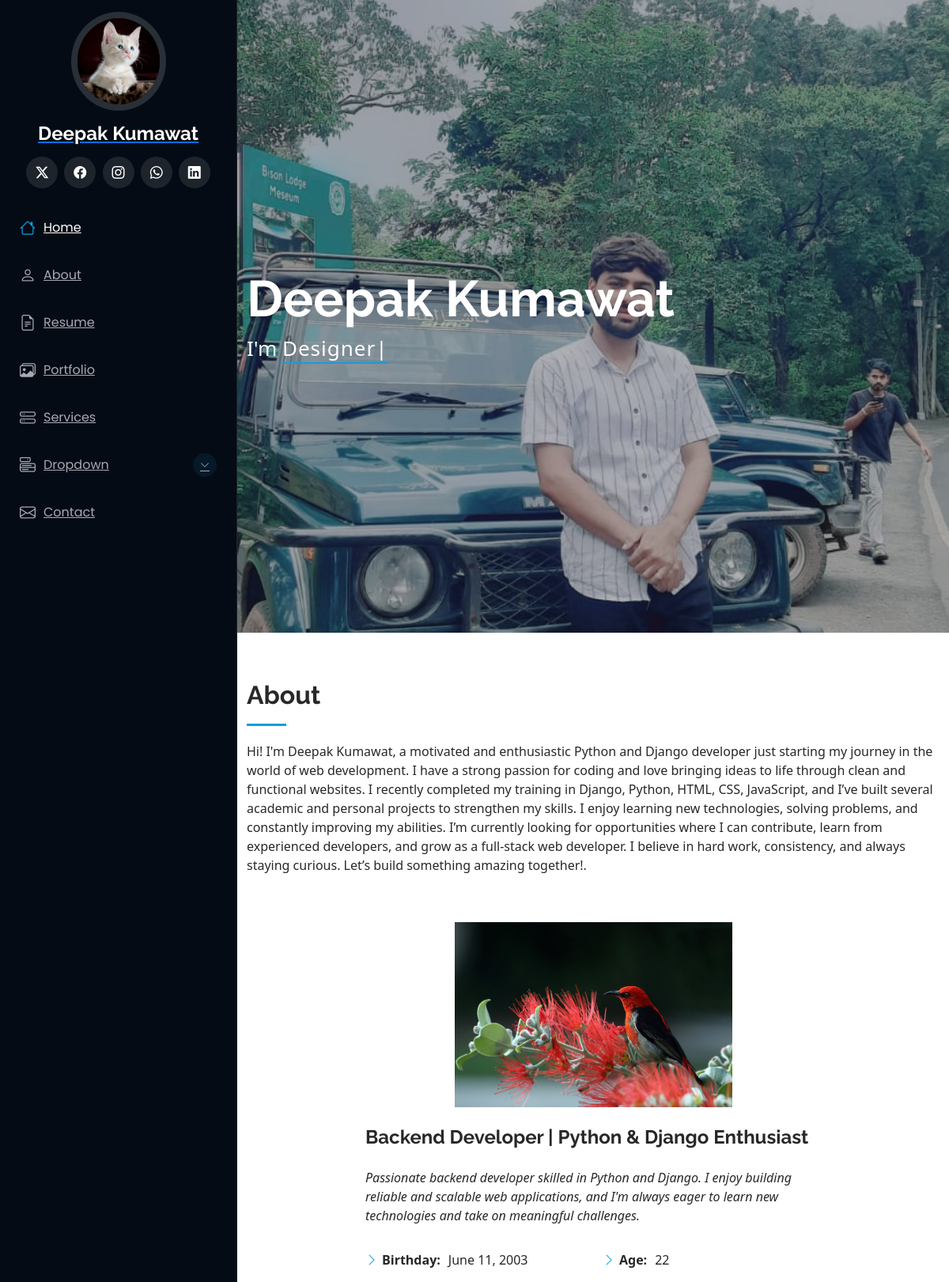
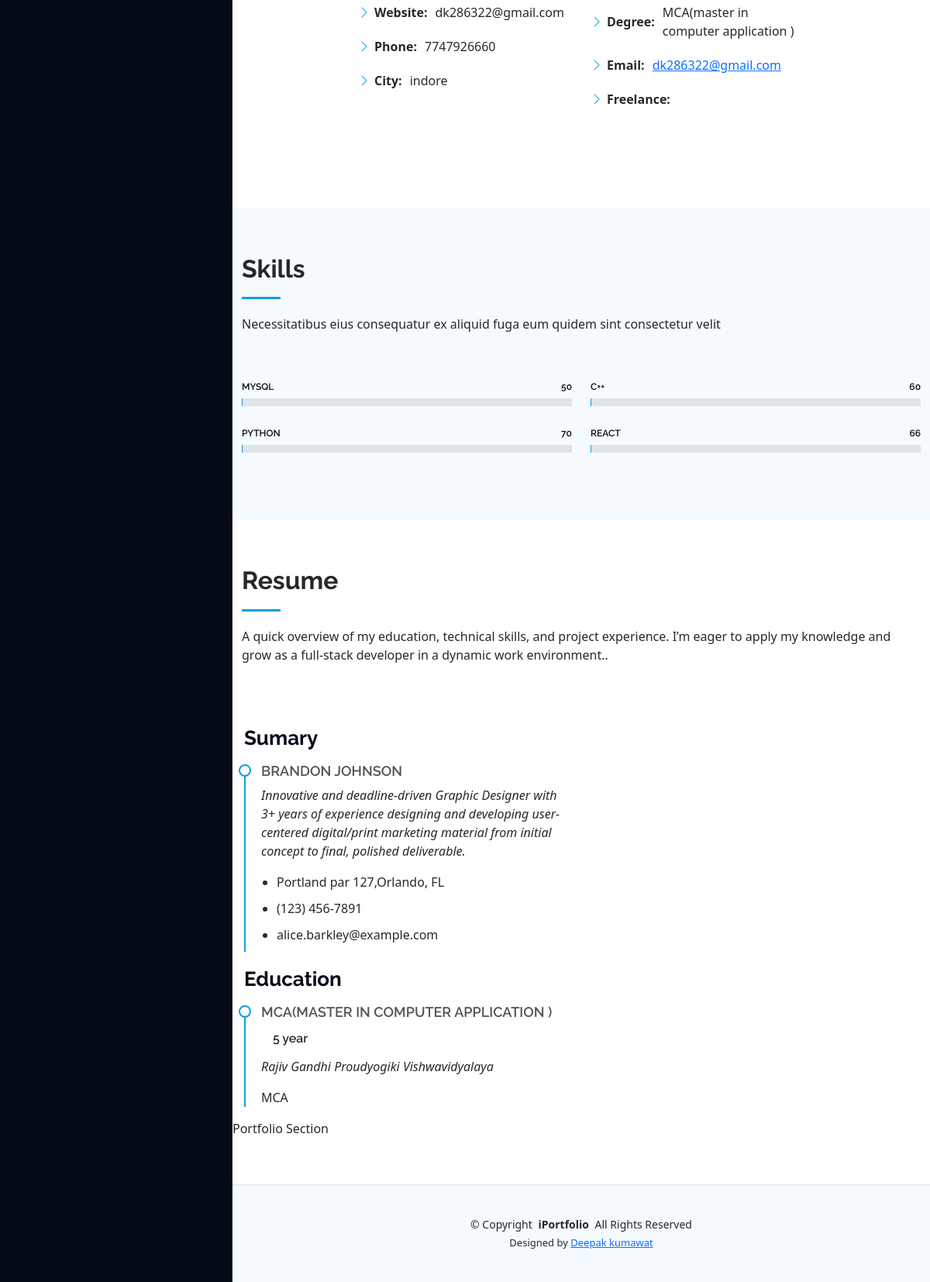
The page / on the database its author committed (2 pictures, top to bottom).
### port/models.py (models this page shows)
class Education(models.Model):
    degree = models.CharField(max_length=50,verbose_name="Degree ")
    year = models.CharField(max_length=20,verbose_name="Duration of Degree ")
    university = models.CharField(max_length=75,verbose_name="Univercity Name ")
    desc = models.TextField(max_length=300,verbose_name="Education Description")
    class Meta:
        db_table = "education"

### port/views.py (the view)
# urls.py: path('',views.index,name="index"),
def index(request):
    about=About.objects.first()
    skill=Skills.objects.all()
    education=Education.objects.all()
    experience=Experience.objects.all()
    portfoli=portfolio.objects.all()
    service=Service.objects.all()
    return render(request,'index.html',{'about':about, 'skill':skill,'education':education,'experience':experience,'portfolio':portfolio,'service':service})

### templates/index.html (shortened to what this page needs)
{% load static %}
<!DOCTYPE html>
<html lang="en">
<head>
    <link href="{% static 'assets/vendor/bootstrap/css/bootstrap.min.css' %}" rel="stylesheet">
    <link href="{% static 'assets/vendor/bootstrap-icons/bootstrap-icons.css' %}" rel="stylesheet">
    <link href="{% static 'assets/vendor/aos/aos.css' %}" rel="stylesheet">
    <link href="{% static 'assets/vendor/glightbox/css/glightbox.min.css' %}" rel="stylesheet">
    <link href="{% static 'assets/vendor/swiper/swiper-bundle.min.css' %}" rel="stylesheet">
    <link rel="stylesheet" href="https://cdn.jsdelivr.net/npm/bootstrap@4.0.0/dist/css/bootstrap.min.css"
>
    <link href="{% static 'assets/css/style.css' %}" rel="stylesheet">
    <link href="https://cdn.jsdelivr.net/npm/bootstrap@5.3.0/dist/css/bootstrap.min.css" rel="stylesheet">
</head>
<body class="index-page">
    <header id="header" class="header dark-background d-flex flex-column">
        <div class="profile-img">
            <img src="{% static 'assets/img/cat.jpg' %}" alt="" class="img-fluid rounded-circle">
        </div>
        <a href="index.html" class="logo d-flex align-items-center justify-content-center">
            <h1 class="sitename">Deepak Kumawat </h1>
        </a>
        <div class="social-links text-center">
            <a href="#" class="twitter"><i class="bi bi-twitter-x"></i></a>
            <a href="https://www.linkedin.com/in/deepak-kumawat-19a3b42a3/" class="facebook"><i
                    class="bi bi-facebook"></i></a>
            <a href="https://www.instagram.com/deepakkumawat280/?__pwa=1" class="instagram"><i
                    class="bi bi-instagram"></i></a>
            <a href="https://wa.me/7747926660" class="whatsapp"><i class="bi bi-whatsapp"></i></a>
            <a href="#" class="linkedin"><i class="bi bi-linkedin"></i></a>
        </div>
        <nav id="navmenu" class="navmenu">
            <ul>
                <li><a href="#hero" class="active"><i class="bi bi-house navicon"></i>Home</a></li>
                <li><a href="#about"><i class="bi bi-person navicon"></i> About</a></li>
                <li><a href="#resume"><i class="bi bi-file-earmark-text navicon"></i> Resume</a></li>
                <li><a href="#portfolio"><i class="bi bi-images navicon"></i> Portfolio</a></li>
                <li><a href="#services"><i class="bi bi-hdd-stack navicon"></i> Services</a></li>
                <li class="dropdown"><a href="#"><i class="bi bi-menu-button navicon"></i> <span>Dropdown</span> <i
                            class="bi bi-chevron-down toggle-dropdown"></i></a>
                </li>
                <li><a href="#contact"><i class="bi bi-envelope navicon"></i> Contact</a></li>
            </ul>
        </nav>
    </header>
    <main class="main">
        <section id="hero" class="hero section dark-background">
            <img src="{% static 'assets/img/mypic.jpg' %}" alt="" data-aos="fade-in" class="">
            <div class="container" data-aos="fade-up" data-aos-delay="100">
                <h2>Deepak Kumawat</h2>
                <p>I'm <span class="typed"
                        data-typed-items="Designer, Developer, Freelancer, Photographer">Designer</span></p>
            </div>
        </section>
        <section id="about" class="about section">
            <div class="container section-title" data-aos="fade-up">
                <h2>About</h2>
                <p>Hi! I'm Deepak Kumawat, a motivated and enthusiastic Python and Django developer just starting my
                    journey in the world of web development. I have a strong passion for coding and love bringing ideas
                    to life through clean and functional websites.
                    I recently completed my training in Django, Python, HTML, CSS, JavaScript, and I’ve built several
                    academic and personal projects to strengthen my skills. I enjoy learning new technologies, solving
                    problems, and constantly improving my abilities.
                    I’m currently looking for opportunities where I can contribute, learn from experienced developers,
                    and grow as a full-stack web developer. I believe in hard work, consistency, and always staying
                    curious.
                    Let’s build something amazing together!.</p>
            </div>
            <div class="container" data-aos="fade-up" data-aos-delay="100">
                <div class="row gy-4 justify-content-center">
                    <div class="col-lg-5">
                        <img src="{{ about.pimg.url }}" class="img-fluid" alt=" ">
                    </div>
                    <div class="col-lg-8 content">
                        <h2>Backend Developer | Python & Django Enthusiast</h2>
                        <p class="fst-italic py-3">
                            Passionate backend developer skilled in Python and Django. I enjoy building reliable and
                            scalable web applications,
                            and I'm always eager to learn new technologies and take on meaningful challenges.
                        </p>
                        <div class="row">
                            <div class="col-lg-6">
                                <ul>
                                    <li><i class="bi bi-chevron-right"></i> <strong>Birthday:</strong>
                                        <span>{{about.dob}}</span>
                                    </li>
                                    <li><i class="bi bi-chevron-right"></i> <strong>Website:</strong>
                                        <span>{{about.email}}</span>
                                    </li>
                                    <li><i class="bi bi-chevron-right"></i> <strong>Phone:</strong>
                                        <span>{{about.mobile}}
                                        </span>
                                    </li>
                                    <li><i class="bi bi-chevron-right"></i> <strong>City:</strong> <span>{{about.city}}
                                        </span></li>
                                </ul>
                            </div>
                            <div class="col-lg-6">
                                <ul>
                                    <li><i class="bi bi-chevron-right"></i> <strong>Age:</strong>
                                        <span>{{about.age}}</span>
                                    </li>
                                    <li><i class="bi bi-chevron-right"></i> <strong>Degree:</strong>
                                        <span>{{about.degree}}</span>
                                    </li>
                                    <li><i class="bi bi-chevron-right"></i> <strong>Email:</strong>
                                        <a href=""><span>{{about.email}}</span></a>
                                    </li>
                                    <li><i class="bi bi-chevron-right"></i> <strong>Freelance:</strong>
                                    </li>
                                </ul>
                            </div>
                        </div>
                        <p class="py-3">
                        </p>
                    </div>
                </div>
            </div>
        </section>
        <section id="skills" class="skills section light-background">
            <div class="container section-title" data-aos="fade-up">
                <h2>Skills</h2>
                <p>Necessitatibus eius consequatur ex aliquid fuga eum quidem sint consectetur velit</p>
            </div>
            <div class="container" data-aos="fade-up" data-aos-delay="100">
                <div class="row skills-content skills-animation">
                    {% for i in skill %}
                    <div class="col-lg-6">
                        <div class="progress">
                            <span class="skill"><span>{{i.tech}}</span> <i class="val">{{i.rate}}</i></span>
                            <div class="progress-bar-wrap">
                            </div>
                        </div>
                    </div>
                    {% endfor %}
                </div>
            </div>
        </section>
        <section id="resume" class="resume section">
            <div class="container section-title" data-aos="fade-up">
                <h2>Resume</h2>
                <p>A quick overview of my education, technical skills, and project experience. I’m eager to apply my
                    knowledge and grow as a full-stack developer in a dynamic work environment..</p>
            </div>
            <div class="col-lg-6" data-aos="fade-up" data-aos-delay="100">
                <h3 class="resume-title">Sumary</h3>
                <div class="resume-item pb-0">
                    <h4>Brandon Johnson</h4>
                    <p><em>Innovative and deadline-driven Graphic Designer with 3+ years of experience designing and
                            developing user-centered digital/print marketing material from initial concept to final,
                            polished deliverable.</em></p>
                    <ul>
                        <li>Portland par 127,Orlando, FL</li>
                        <li>(123) 456-7891</li>
                        <li>alice.barkley@example.com</li>
                    </ul>
                </div>
                <h3 class="resume-title">Education</h3>
                {% for edu in education %}
                <div class="resume-item">
                    <h4>{{ edu.degree }}</h4>
                    <h5>{{ edu.year }}</h5>
                    <p><em>{{ edu.university }}</em></p>
                    <p>{{ edu.desc }}</p>
                </div>
                {% endfor %}
            </div>
            Portfolio Section
    </main>
    <footer id="footer" class="footer position-relative light-background">
        <div class="container">
            <div class="copyright text-center ">
                <p>© <span>Copyright</span> <strong class="px-1 sitename">iPortfolio</strong> <span>All Rights
                        Reserved</span></p>
            </div>
            <div class="credits">
                Designed by <a href="">Deepak kumawat</a>
            </div>
        </div>
    </footer>
</body>
</html>

### rows shown on the page
Education: degree "MCA(master in computer application )", degree "MCA(MASTER IN COMPUTER APPLICATION )", year "5 year", university "Rajiv Gandhi Proudyogiki Vishwavidyalaya", desc "MCA"

### other values the page prints
{{ about.dob }} "June 11, 2003"
{{ about.email }} "dk286322@gmail.com"
{{ about.mobile }} "7747926660"
{{ about.city }} "indore"
{{ about.age }} "22"
{{ i.tech }} "MYSQL" "C++" "PYTHON" "REACT"
{{ i.rate }} "50" "60" "70" "66"
